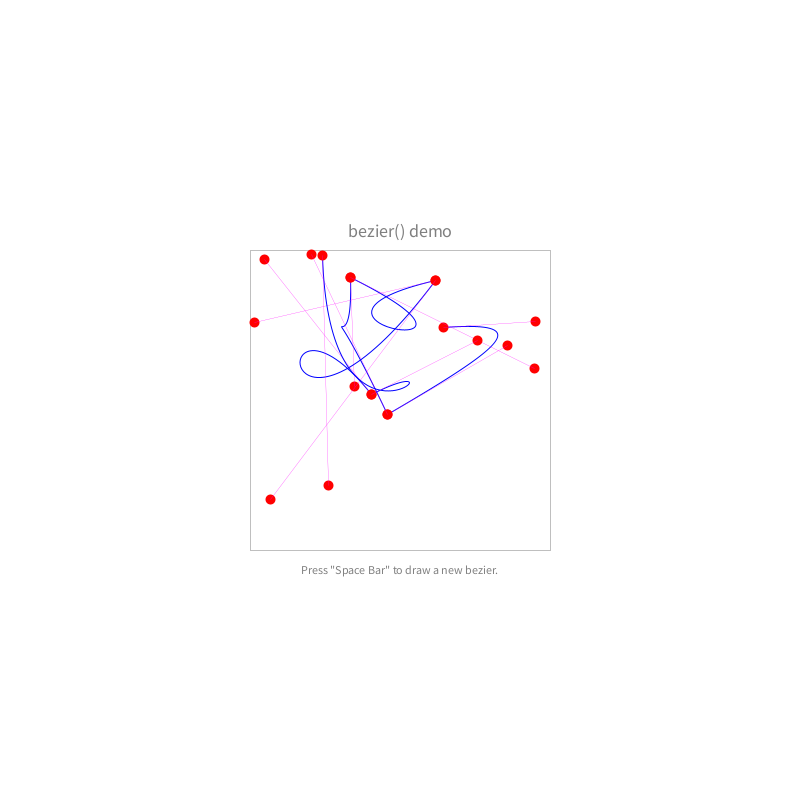
Frame 1 (no input)
Frame 60 (the mouse pressed at the canvas centre just before this capture): identical to frame 1, image omitted
Frame 120 (the mouse held since frame 60 and released just before this capture): identical to frame 1, image omitted

The Processing sketch that drew this single still picture (run headless with seeded random() and noise(); from frame 60 on, the mouse is pressed at the canvas centre):

// Processing sketch: bezier_03
// ── bezier_03.pde
// define a region to work in
float region=150;
int qty_beziers=5;

// declare an instance of an object of the Bezier class and name it bezier
Bezier[] beziers;

void setup() {
  size(800, 800);
  background(255);
  // initialize the Bezier object, bezier using the Bezier() constructor
  initBeziers();
}

void draw() {
  // clear frame
  background(255);

  // draw title, region, instructions
  drawTitle();
  drawRegion();
  drawInstructions();

  // update the bezier, draw it, and the points it comprises
  for (int i = 0; i < beziers.length; i++) {
    beziers[i].update();
    beziers[i].drawBezier();
    beziers[i].drawPoints();
    beziers[i].drawControls();
  }
}


// function to draw the title
void drawTitle() {
  fill(127);
  textAlign(CENTER, CENTER);
  textSize(18);
  text("bezier() demo", width/2, height/2 - region - 20);
}

// function to draw the region
void drawRegion() { 
  stroke(127);
  strokeWeight(.5);
  noFill();
  rect((width/2)-region, (height/2)-region, 2*region, 2*region);
}

// function to draw the instructions
void drawInstructions() {
  fill(127);
  textAlign(CENTER, CENTER);
  textSize(12);
  text("Press \"Space Bar\" to draw a new bezier.", width/2, height/2 + region + 20);
}


// key bindings
void keyPressed() {
  switch (key) {
  case ' ':
    initBeziers();
    break;
  }
}

void initBeziers() {
  beziers = new Bezier[qty_beziers];
  for (int i = 0; i < beziers.length; i++) {
    float sX;
    float sY; 
    float eX;
    float eY;
    if (i == 0) {
      beziers[i]= new Bezier();
    } else {
      sX = beziers[i-1].pts[3].x;
      sY = beziers[i-1].pts[3].y; 
      eX = random(-region, region)+width/2;
      eY = random(-region, region)+height/2;
      beziers[i]= new Bezier( sX, sY, eX, eY);
    }
  }
}

// once we define a class, it's easier to make complex beziers with an arbitrary number of segments
// definition for Bezier class
class Bezier {

  // our bezier consists of an array of 4 objects of class Point
  Point[] pts = new Point[4];

  // stroke weight and color values go here
  color sC = #0000FF;
  float sW = 1;
  color sC_control = #FF00FF;
  float sW_control = 0.25;

  Bezier() {

    // second point is a control point to determine the curvature for start
    // bezier anchor points are the first and last specified
    // third point is the control point for the end curvature

    for (int i = 0 ; i < pts.length; i++) {
      pts[i]= new Point(random(-region, region)+width/2, random(-region, region)+height/2);
    }
  }

  Bezier(float _sX, float _sY, float _eX, float _eY) {

    // second point is a control point to determine the curvature for start
    pts[1]= new Point(random(-region, region)+width/2, random(-region, region)+height/2);

    // bezier anchor points are the first and last specified
    pts[0]= new Point(_sX, _sY);
    pts[3]= new Point(_eX, _eY);

    // third point is the control point for the end curvature
    pts[2]= new Point(random(-region, region)+width/2, random(-region, region)+height/2);
  }

  // update the bezier
  void update() {
    // run the update method for each of the points
    for (int i = 0; i < pts.length; i++) {
      pts[i].update();
    }
  }

  // draw the bezier
  void drawBezier() {
    stroke(sC);
    strokeWeight(sW);
    noFill();
    bezier(pts[0].x, pts[0].y, pts[1].x, pts[1].y, pts[2].x, pts[2].y, pts[3].x, pts[3].y);
  }

  void drawControls() {
    stroke(sC_control);
    strokeWeight(sW_control);
    noFill();
    line(pts[0].x, pts[0].y, pts[1].x, pts[1].y);
    line(pts[2].x, pts[2].y, pts[3].x, pts[3].y);
  }

  // draw the points that make up the bezier
  void drawPoints() {
    for (int i = 0; i < pts.length; i++) {
      pts[i].drawPoint();
      //pts[i].drawLabel("pt:"+i);
    }
  }
}


// definition for Point class
class Point {

  float x;
  float y;
  float sW = 10;
  color sC = #FF0000;
  color sC_sel = #00FF00; // color for isSelected
  float r = 10;
  boolean isSelected=false;

  Point(float _x, float _y) {
    x=_x;
    y=_y;
  }

  void update() {

    // check to see if the point is selected
    if (isSelected) {
      if (mousePressed) {
        x=x+(mouseX-pmouseX);
        y=y+(mouseY-pmouseY);
      }
    }

    if (isInRange(mouseX, mouseY)) {
      isSelected = true;
    } else {
      isSelected = false;
    }
  }

  void drawPoint() {

    // depending on whether the point is selected, change it's color to show we can interact with it
    if (isSelected) {
      stroke(sC_sel);
    } else {
      stroke(sC);
    }
    noFill();

    strokeWeight(sW);
    point(x, y);
  }

  void drawLabel(String _label) {
    fill(0);
    textAlign(LEFT, BOTTOM);
    text(_label, x, y);
  }

  boolean isInRange(float _x, float _y) {
    return dist(x, y, _x, _y) < r;
  }
}
